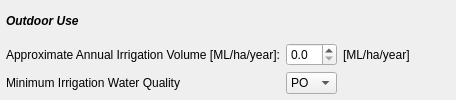
                   <widget class="QWidget" name="widget_8" native="true">
                    <layout class="QGridLayout" name="gridLayout_11">
                     <property name="leftMargin">
                      <number>6</number>
                     </property>
                     <property name="topMargin">
                      <number>6</number>
                     </property>
                     <property name="rightMargin">
                      <number>6</number>
                     </property>
                     <property name="bottomMargin">
                      <number>6</number>
                     </property>
                     <item row="2" column="0">
                      <widget class="QLabel" name="res_irrigate_ffplbl">
                       <property name="whatsThis">
                        <string>&lt;!DOCTYPE HTML PUBLIC &quot;-//W3C//DTD HTML 4.0//EN&quot; &quot;http://www.w3.org/TR/REC-html40/strict.dtd&quot;&gt;
&lt;html&gt;&lt;head&gt;&lt;meta name=&quot;qrichtext&quot; content=&quot;1&quot; /&gt;&lt;style type=&quot;text/css&quot;&gt;
p, li { white-space: pre-wrap; }
&lt;/style&gt;&lt;/head&gt;&lt;body style=&quot; font-family:'MS Shell Dlg 2'; font-size:8.25pt; font-weight:400; font-style:normal;&quot;&gt;
&lt;p style=&quot; margin-top:0px; margin-bottom:0px; margin-left:0px; margin-right:0px; -qt-block-indent:0; text-indent:0px;&quot;&gt;&lt;span style=&quot; font-size:8pt;&quot;&gt;Select the minimum water quality requirement to source from when meeting demand.&lt;/span&gt;&lt;/p&gt;
&lt;p style=&quot; margin-top:0px; margin-bottom:0px; margin-left:0px; margin-right:0px; -qt-block-indent:0; text-indent:0px;&quot;&gt;&lt;span style=&quot; font-size:8pt;&quot;&gt;PO = Potable Water&lt;/span&gt;&lt;/p&gt;
&lt;p style=&quot; margin-top:0px; margin-bottom:0px; margin-left:0px; margin-right:0px; -qt-block-indent:0; text-indent:0px;&quot;&gt;&lt;span style=&quot; font-size:8pt;&quot;&gt;NP = Non-potable Water&lt;/span&gt;&lt;/p&gt;
&lt;p style=&quot; margin-top:0px; margin-bottom:0px; margin-left:0px; margin-right:0px; -qt-block-indent:0; text-indent:0px;&quot;&gt;&lt;span style=&quot; font-size:8pt;&quot;&gt;RW = Rainwater&lt;/span&gt;&lt;/p&gt;
&lt;p style=&quot; margin-top:0px; margin-bottom:0px; margin-left:0px; margin-right:0px; -qt-block-indent:0; text-indent:0px;&quot;&gt;&lt;span style=&quot; font-size:8pt;&quot;&gt;SW = Stormwater&lt;/span&gt;&lt;/p&gt;
&lt;p style=&quot; margin-top:0px; margin-bottom:0px; margin-left:0px; margin-right:0px; -qt-block-indent:0; text-indent:0px;&quot;&gt;&lt;span style=&quot; font-size:8pt;&quot;&gt;GW = Greywater&lt;/span&gt;&lt;/p&gt;&lt;/body&gt;&lt;/html&gt;</string>
                       </property>
                       <property name="text">
                        <string>Minimum Irrigation Water Quality</string>
                       </property>
                      </widget>
                     </item>
                     <item row="1" column="0">
                      <widget class="QLabel" name="res_irrigate_lbl">
                       <property name="whatsThis">
                        <string>Estimate of the annual irrigation volume per hectare</string>
                       </property>
                       <property name="text">
                        <string>Approximate Annual Irrigation Volume [ML/ha/year]:</string>
                       </property>
                      </widget>
                     </item>
                     <item row="1" column="1">
                      <widget class="QDoubleSpinBox" name="res_irrigate_vol">
                       <property name="maximumSize">
                        <size>
                         <width>51</width>
                         <height>16777215</height>
                        </size>
                       </property>
                       <property name="decimals">
                        <number>1</number>
                       </property>
                      </widget>
                     </item>
                     <item row="2" column="3">
                      <spacer name="horizontalSpacer_40">
                       <property name="orientation">
                        <enum>Qt::Horizontal</enum>
                       </property>
                       <property name="sizeHint" stdset="0">
                        <size>
                         <width>40</width>
                         <height>20</height>
                        </size>
                       </property>
                      </spacer>
                     </item>
                     <item row="2" column="1">
                      <widget class="QComboBox" name="res_irrigate_ffp">
                       <item>
                        <property name="text">
                         <string>PO</string>
                        </property>
                       </item>
                       <item>
                        <property name="text">
                         <string>NP</string>
                        </property>
                       </item>
                       <item>
                        <property name="text">
                         <string>RW</string>
                        </property>
                       </item>
                       <item>
                        <property name="text">
                         <string>SW</string>
                        </property>
                       </item>
                       <item>
                        <property name="text">
                         <string>GW</string>
                        </property>
                       </item>
                      </widget>
                     </item>
                     <item row="1" column="2">
                      <widget class="QLabel" name="res_irrigate_lbl2">
                       <property name="whatsThis">
                        <string>Estimate of the annual irrigation volume per hectare</string>
                       </property>
                       <property name="text">
                        <string>[ML/ha/year]</string>
                       </property>
                      </widget>
                     </item>
                     <item row="1" column="3">
                      <spacer name="horizontalSpacer_39">
                       <property name="orientation">
                        <enum>Qt::Horizontal</enum>
                       </property>
                       <property name="sizeHint" stdset="0">
                        <size>
                         <width>40</width>
                         <height>20</height>
                        </size>
                       </property>
                      </spacer>
                     </item>
                     <item row="0" column="0">
                      <widget class="QLabel" name="res_enduse_lbl2">
                       <property name="whatsThis">
                        <string>How many times does the household/person use the facility per day?
Kitchen = Household
Shower = Person
Toilet = Person
Laundry = Household</string>
                       </property>
                       <property name="text">
                        <string>&lt;html&gt;&lt;head/&gt;&lt;body&gt;&lt;p&gt;&lt;span style=&quot; font-weight:600; font-style:italic;&quot;&gt;Outdoor Use&lt;/span&gt;&lt;/p&gt;&lt;/body&gt;&lt;/html&gt;</string>
                       </property>
                      </widget>
                     </item>
                    </layout>
                   </widget>
